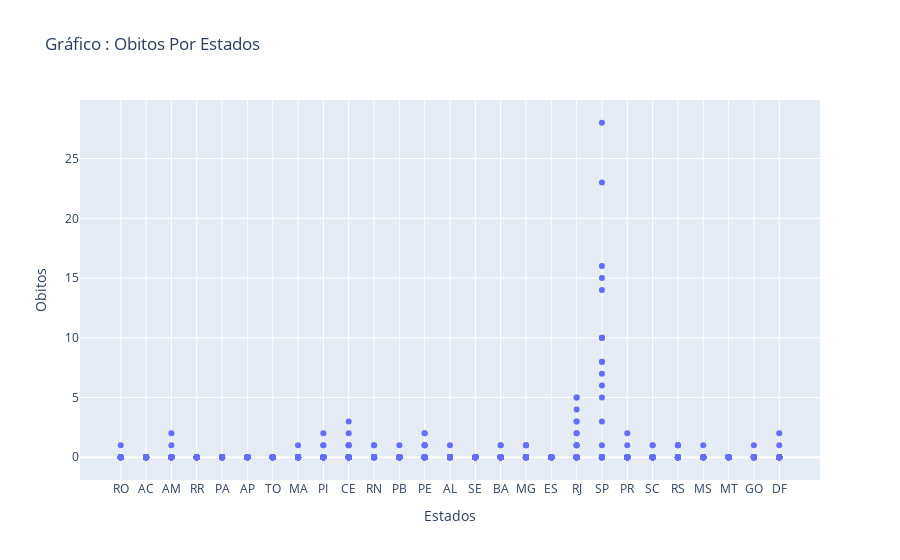

The notebook cell saved with this chart:
### Code cell
trace = go.Scatter(x = df['estado'],
                   y = df['obitosNovos'],
                   mode = 'markers')
data = [trace]
layout = go.Layout(title = 'Gráfico : Obitos Por Estados',
                   xaxis = {'title': 'Estados'},
                   yaxis = {'title': 'Obitos'})
fig = go.Figure(data=data, layout=layout)
py.iplot(fig)

### Figure 1 — Plotly figure (JSON) as saved in the notebook; plotly's stock layout.template omitted (floating-point values rounded to 4 significant figures; data arrays with more than 128 entries replaced by an {"elided": "..."} marker saying what was removed)
{"data": [{"mode": "markers", "type": "scatter", "x": {"elided": "1701 str values"}, "y": {"elided": "1701 int values"}}], "layout": {"title": {"text": "Gráfico : Obitos Por Estados"}, "xaxis": {"title": {"text": "Estados"}}, "yaxis": {"title": {"text": "Obitos"}}}}
